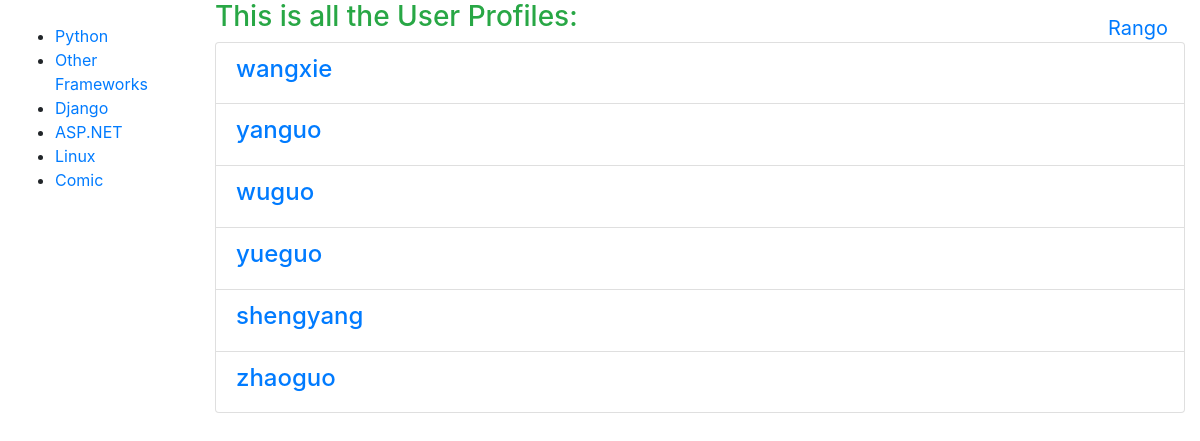
/rango/list_profile/ (signed in), run on the app's committed database.
### rango/models.py (models this page shows, shortened)
class Category(models.Model):
	name = models.CharField(max_length=128, unique=True)
	views = models.IntegerField(default=0)
	likes = models.IntegerField(default=0)
	slug = models.SlugField(blank=True)
	class Meta:
		verbose_name_plural = 'Categories'

class UserProfile(models.Model):
	user = models.OneToOneField(User)
	website = models.URLField(blank=True)
	picture = models.ImageField(upload_to='profile_images', blank=True)

### rango/views.py (the view)
def list_profile(request):
	list_profile = UserProfile.objects.all()
	return render(request, 'rango/list_profile.html', {'list_profile':list_profile})

### rango/templatetags/rango_template_tags.py (called while the page is built)
@register.inclusion_tag('rango/cats.html')
def get_category_list(cat=None):
	return {'cats': Category.objects.all(),
		'act_cat': cat}

### templates/rango/list_profile.html (shortened to what this page needs)
{% extends 'rango/base.html' %}
{% load staticfiles %}
{% block body_block %}
	<h3 class="text-success">This is all the User Profiles:</h3>
		<div class="panel">
			{% if list_profile %}
						{% for listuser in list_profile %}
						<div class="list-group-item">
							<h4 class="list-group-item-heading">
								<a href="{% url 'rango:update_profile' listuser.user.username %}">{{listuser.user.username}}</a>
							</h4>
						</div>
					{% endfor %}
			{% else %}
				<p>There are no users for the site.</p>
			{% endif %}
		</div>
{% endblock %}

### templates/rango/cats.html
<ul>
{% if cats %}
	{% for c in cats %}
		{% if c == act_cat %}
			<li>
			<strong>
				<a href="{% url 'rango:show_category' c.slug %}">{{ c.name }}</a>
			</strong>
			</li>
		{% else %}
			<li>
				<a href="{% url 'rango:show_category' c.slug %}">{{ c.name }}</a>
			</li>
		{% endif %}
	{% endfor %}
{% else %}
	<li><strong>There are no categories present.</strong></li>
{% endif %}
</ul>

### data on the page
Category: name "Python"
Category: name "Other Frameworks"
Category: name "Django"
Category: name "ASP.NET"
Category: name "Linux"
Category: name "Comic"
UserProfile: user.username "wangxie"
UserProfile: user.username "yanguo"
UserProfile: user.username "wuguo"
UserProfile: user.username "yueguo"
UserProfile: user.username "shengyang"
UserProfile: user.username "zhaoguo"
